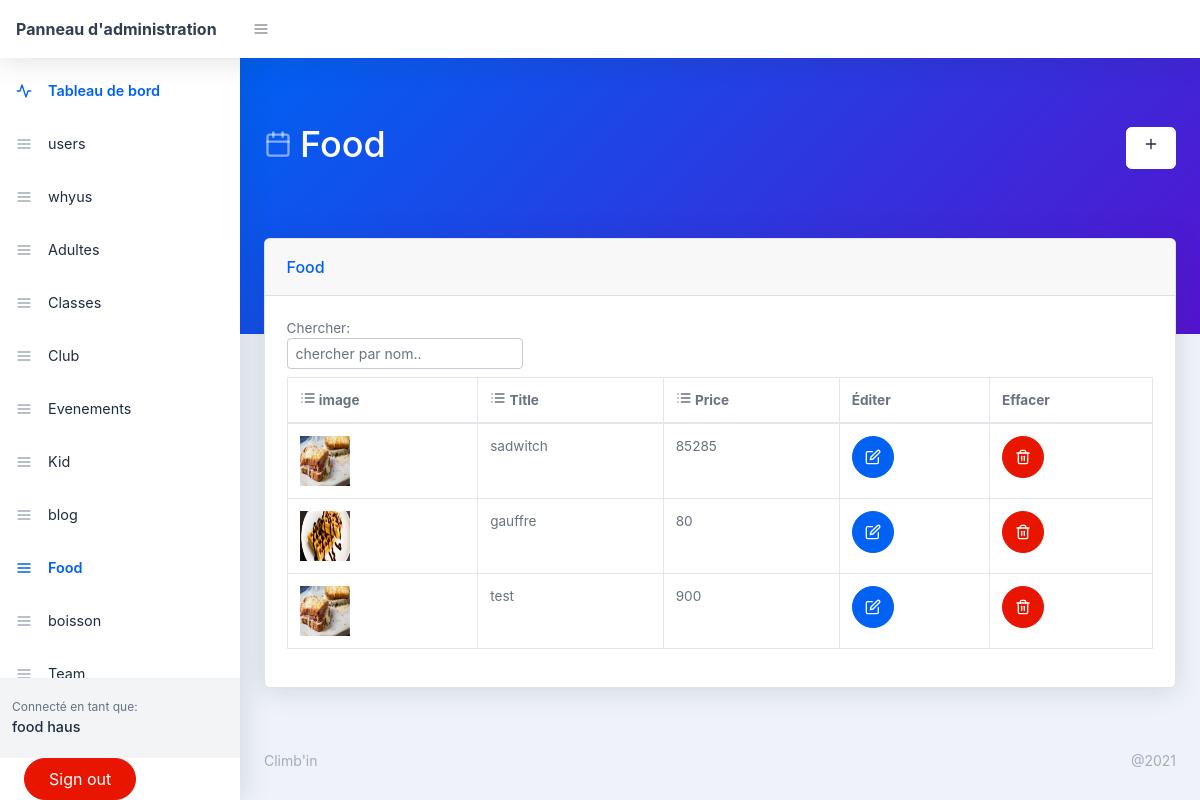
/backend/Food.php (signed in), run on the app's committed database.
### tables this page shows
CREATE TABLE `users` (
  `user_id` int(11) NOT NULL,
  `user_name` varchar(255) NOT NULL,
  `user_nickname` varchar(255) NOT NULL,
  `user_email` varchar(255) NOT NULL,
  `user_password` varchar(255) NOT NULL,
  `user_photo` text NOT NULL,
  `registered_on` varchar(255) NOT NULL,
  `user_role` varchar(255) NOT NULL,
  `user_status` int(11) NOT NULL
);

CREATE TABLE `food` (
  `image` varchar(255) NOT NULL,
  `id` int(11) NOT NULL,
  `Title` text NOT NULL,
  `Price` int(11) NOT NULL
);

### backend/Food.php (the view, shortened to what this page needs)
<?php require_once('./includes/header.php'); ?>
<body class="nav-fixed">
    <?php require_once('./includes/top-navbar.php'); ?>
    <div id="layoutSidenav">
        <div id="layoutSidenav_nav">
            <?php
            require_once("./includes/left-sidebar.php");
            ?>
        </div>
        <div id="layoutSidenav_content">
            <main>
                <div class="page-header pb-10 page-header-dark bg-gradient-primary-to-secondary">
                    <div class="container-fluid">
                        <div class="page-header-content d-flex align-items-center justify-content-between text-white">
                            <h1 class="page-header-title">
                                <div class="page-header-icon"><i data-feather="calendar"></i></div>
                                <span>Food</span>
                            </h1>
                            <a href="add-new-food.php" title="Add new Food" class="btn btn-white">
                                <div class="page-header-icon"><i data-feather="plus"></i></div>
                            </a>
                        </div>
                    </div>
                </div>
                <div class="container-fluid mt-n10">
                    <div class="card mb-4">
                        <div class="card-header">Food</div>
                        <div class="card-body">
                            <div class="datatable table-responsive">
                                <table class="table table-bordered table-hover" id="dataTable" width="100%" cellspacing="0">
                                    <a><label>Chercher: <input type="text" id="myInput" onkeyup="myFunction()" class="form-control form-control-sm" placeholder="chercher par nom.."></label></a>
                                    <br>
                                    <thead>
                                        <tr>
                                            <th onclick="sortTable(0)"><i data-feather="list"></i> image</th>
                                            <th onclick="sortTable(1)"><i data-feather="list"></i> Title</th>
                                            <th onclick="sortTable(2)"><i data-feather="list"></i> Price</th>
                                            <th>Éditer</th>
                                            <th>Effacer</th>
                                        </tr>
                                    </thead>
                                    <tbody>
                                        <?php
                                        $sql = "SELECT * FROM food";
                                        $stmt = $pdo->prepare($sql);
                                        $stmt->execute();
                                        while ($food = $stmt->fetch(PDO::FETCH_ASSOC)) {
                                            $image = $food['image'];
                                            $Title = $food['Title'];
                                            $price = $food['Price'];
                                        ?>
                                            <tr>
                                                <td>
                                                    <img src="../img/food/<?php echo $image; ?>" width="50" height="50" />
                                                </td>
                                                <td>
                                                    <?php echo $Title; ?>
                                                </td>
                                                <td>
                                                    <?php echo $price; ?>
                                                </td>
                                                <td>
                                                    <form action="update-food.php" method="POST">
                                                        <button name="edit-user" type="submit" class="btn btn-primary btn-icon"><i data-feather="edit"></i></button>
                                                    </form>
                                                </td>
                                                <td>
                                                    <form action="Food.php" method="POST">
                                                        <button name="delete" type="submit" class="btn btn-red btn-icon"><i data-feather="trash-2"></i></button>
                                                    </form>
                                                </td>
                                            </tr>
                                        <?php }
                                        ?>
                                    </tbody>
                                </table>
                            </div>
                        </div>
                    </div>
                </div>
            </main>
            <?php require_once('./includes/footer.php'); ?>

### backend/includes/left-sidebar.php (shortened to what this page needs)
<nav class="sidenav shadow-right sidenav-light">
    <div class="sidenav-menu">
        <div class="nav accordion" id="accordionSidenav">
            <?php
            if (isset($_COOKIE['_uid_'])) {
                $user_id = base64_decode($_COOKIE['_uid_']);
            } else if (isset($_SESSION['user_id'])) {
                $user_id = $_SESSION['user_id'];
            } else {
                $user_id = -1;
            }
            $sql = "SELECT * FROM users WHERE user_id = :id";
            $stmt = $pdo->prepare($sql);
            $stmt->execute([
                ':id' => $user_id
            ]);
            $user = $stmt->fetch(PDO::FETCH_ASSOC);
            $user_id = $user['user_id'];
            $user_role = $user['user_role'];
            ?>
            <a class="nav-link collapsed pt-4 " href="index.php">
                <div class="nav-link-icon"><i data-feather="activity"></i></div>
                <?php echo ($lang == "fr" ?  "Tableau de bord" : "Dashboard"); ?>
            </a>
            <?php
            if ($user_role == 'admin') {
            ?>
                <a class="nav-link collapsed pt-4 " href="users.php">
                    <div class="nav-link-icon"><i data-feather="menu"></i></div>
                    <?php echo ($lang == "fr" ?  "users" : "users"); ?>
                </a>
                <a class="nav-link collapsed pt-4 " href="whyus.php">
                    <div class="nav-link-icon"><i data-feather="menu"></i></div>
                    <?php echo ($lang == "fr" ?  "whyus" : "whyus"); ?>
                </a>
                <a class="nav-link collapsed pt-4 " href="Adult.php">
                    <div class="nav-link-icon"><i data-feather="menu"></i></div>
                    <?php echo ($lang == "fr" ?  "Adultes" : "Adultes"); ?>
                </a>
                <a class="nav-link collapsed pt-4 " href="Classes.php">
                    <div class="nav-link-icon"><i data-feather="menu"></i></div>
                    <?php echo ($lang == "fr" ?  "Classes" : "Classes"); ?>
                </a>
                <a class="nav-link collapsed pt-4 " href="Club.php">
                    <div class="nav-link-icon"><i data-feather="menu"></i></div>
                    <?php echo ($lang == "fr" ?  "Club" : "Club"); ?>
                </a>
                <a class="nav-link collapsed pt-4 " href="Evenement.php">
                    <div class="nav-link-icon"><i data-feather="menu"></i></div>
                    <?php echo ($lang == "fr" ?  "Evenements" : "Events"); ?>
                </a>
                <a class="nav-link collapsed pt-4 " href="Kid.php">
                    <div class="nav-link-icon"><i data-feather="menu"></i></div>
                    <?php echo ($lang == "fr" ?  "Kid" : "Kid"); ?>
                </a>
                <a class="nav-link collapsed pt-4 " href="blog.php">
                    <div class="nav-link-icon"><i data-feather="menu"></i></div>
                    <?php echo ($lang == "fr" ?  "blog" : "blog"); ?>
                </a>
                <a class="nav-link collapsed pt-4 " href="Food.php">
                    <div class="nav-link-icon"><i data-feather="menu"></i></div>
                    <?php echo ($lang == "fr" ?  "Food" : "Food"); ?>
                </a>
                <a class="nav-link collapsed pt-4 " href="boisson.php">
                    <div class="nav-link-icon"><i data-feather="menu"></i></div>
                    <?php echo ($lang == "fr" ?  "boisson" : "boisson"); ?>
                </a>
                <a class="nav-link collapsed pt-4 " href="Team.php">
                    <div class="nav-link-icon"><i data-feather="menu"></i></div>
                    <?php echo ($lang == "fr" ?  "Team" : "team"); ?>
                </a>
            <?php
            } ?>
        </div>
    </div>
    <div class="sidenav-footer">
        <div class="sidenav-footer-content">
            <div class="sidenav-footer-subtitle"><?php echo ($lang == "fr" ?  "Connecté en tant que:" : "Logged in as:"); ?></div>
            <?php
            if (isset($_COOKIE['_uid_'])) {
                $user_id = base64_decode($_COOKIE['_uid_']);
            } else if (isset($_SESSION['user_id'])) {
                $user_id = $_SESSION['user_id'];
            } else {
                $user_id = -1;
            }
            $sql = "SELECT * FROM users WHERE user_id = :id";
            $stmt = $pdo->prepare($sql);
            $stmt->execute([
                ':id' => $user_id
            ]);
            $user = $stmt->fetch(PDO::FETCH_ASSOC);
            $user_name = $user['user_name'];
            ?>
            <div class="sidenav-footer-title"><?php echo $user_name; ?></div>
        </div>
    </div>
    <?php
    require_once("./includes/registration.php");
    ?>
</nav>

### data on the page
users: user_name "food haus"
food: image (picture), Title "sadwitch", Price "85285"
food: image (picture), Title "gauffre", Price "80"
food: image (picture), Title "test", Price "900"
